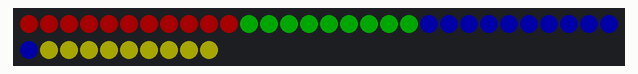
Simulated run of this sketch. Board: ESP32. Parts: 40 RGB LEDs in strip order, left to right, continuing on the next row. Dim RGB values are drawn brighter than linear.

Above: at 0.15 s.
At 0.78 s:
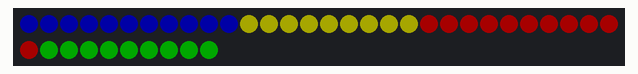
At 1.72 s:
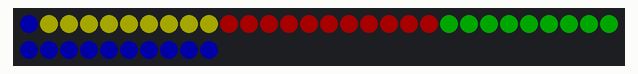
At 2.35 s:
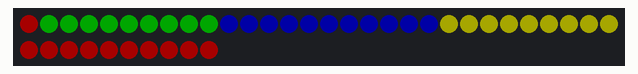
At 3.3 s:
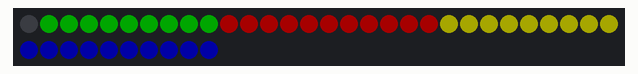
At 4.87 s:
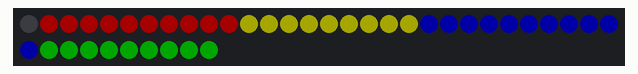

Measured:
- by itself, everything shown: repeats every 5.0 s, in 16 steps

The sketch:

one_led_circling.ino
```cpp
// Import the Adafruit Neopixel library
#include <Adafruit_NeoPixel.h>
#ifdef __AVR__
#include <avr/power.h> // Required for 16 MHz Adafruit Trinket
#endif
// When setting up the NeoPixel library, we tell it how many pixels,
// and which pin to use to send signals.
// Which pin on the ESP32 is connected to the NeoPixels?
#define PIN        12

// How many NeoPixels are attached to the Arduino?
#define NUMPIXELS 40// Popular NeoPixel ring size

// Initialize Neopixel strip
Adafruit_NeoPixel strip = Adafruit_NeoPixel(NUMPIXELS, PIN, NEO_GRB + NEO_KHZ800);

/* setup function */
void setup(void) {
  strip.begin();
  strip.setBrightness(40); // Set LEDs to ~1/6 brightness
}

// Own routines
void loop(void) {
  // Own program code
  while (true) {
    for (int j=0; j<16; j++) {
      if (j%4<2) {
        // Sides looping through forward
        for (int p=0; p<NUMPIXELS; p++) {
          strip.clear();
          for (int i=0; i<11; i++) {
            strip.setPixelColor((i+p)%40, 255, 0, 0);
          }
          for (int i=11; i<20; i++) {
            strip.setPixelColor((i+p)%40, 0, 255, 0);
          }
          for (int i=20; i<31; i++) {
            strip.setPixelColor((i+p)%40, 0, 0, 255);
          }
          for (int i=31; i<40; i++) {
            strip.setPixelColor((i+p)%40, 255, 255, 0);
          }
          strip.show();
          delay(30);
        }
        } else {
      // Sides looping through backward
        for (int p=0; p<NUMPIXELS; p++) {
          strip.clear();
          for (int i=0; i<11; i++) {
            strip.setPixelColor(NUMPIXELS-(i+p)%40, 255, 0, 0);
          }
          for (int i=11; i<20; i++) {
            strip.setPixelColor(NUMPIXELS-(i+p)%40, 0, 255, 0);
          }
          for (int i=20; i<31; i++) {
            strip.setPixelColor(NUMPIXELS-(i+p)%40, 0, 0, 255);
          }
          for (int i=31; i<40; i++) {
            strip.setPixelColor(NUMPIXELS-(i+p)%40, 255, 255, 0);
          }
          strip.show();
          delay(30);
        }
      }
    }
  } // loop forever
}
```
